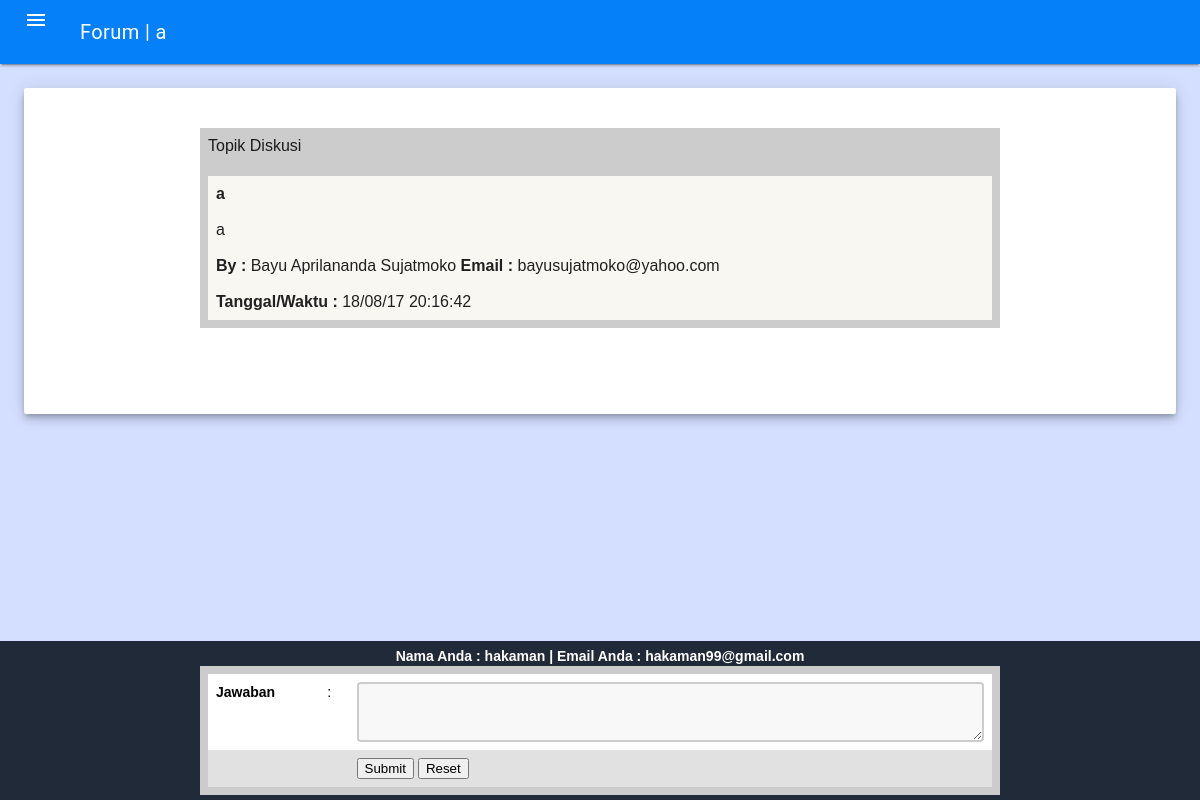
Screenshot of /view_topic_mhs.php?id=6 (signed in) with the database file from the repository.
### tables this page shows
CREATE TABLE `forum_question` (
  `id` int(255) NOT NULL,
  `topic` varchar(255) NOT NULL DEFAULT '',
  `detail` longtext NOT NULL,
  `name` varchar(65) NOT NULL DEFAULT '',
  `email` varchar(65) NOT NULL DEFAULT '',
  `datetime` varchar(25) NOT NULL DEFAULT '',
  `id_admin` int(15) NOT NULL,
  `view` int(4) NOT NULL DEFAULT '0',
  `reply` int(4) NOT NULL DEFAULT '0'
);

CREATE TABLE `mahasiswa` (
  `nim` varchar(15) NOT NULL,
  `img` varchar(255) NOT NULL,
  `nama` varchar(50) NOT NULL,
  `jurusan` varchar(50) NOT NULL,
  `fakultas` varchar(50) NOT NULL,
  `email` varchar(50) NOT NULL,
  `username` varchar(25) NOT NULL,
  `password` varchar(255) NOT NULL,
  `level` int(2) NOT NULL,
  `id_admin` int(15) NOT NULL
);

### view_topic_mhs.php (the view, shortened to what this page needs)
<!DOCTYPE html PUBLIC "-//W3C//DTD XHTML 1.0 Transitional//EN" "http://www.w3.org/TR/xhtml1/DTD/xhtml1-transitional.dtd">
<?php
$id=$_GET['id'];
$query="SELECT * FROM forum_question WHERE id='$id'";
$result=mysql_query($query);
while($record=mysql_fetch_array($result)){
?>
<html xmlns="http://www.w3.org/1999/xhtml">
<head>
<link rel="stylesheet" href="https://code.getmdl.io/1.2.1/material.indigo-pink.min.css">
<link rel="stylesheet" type="text/css" href="material.min.css"/>
<link rel="stylesheet" type="text/css" href="css/style.css">
  <link rel="stylesheet" type="text/css" href="css/slide.css">
</head>
<body bgcolor="#D4DFFF">
	<div class="mdl-layout mdl-js-layout mdl-layout--fixed-header">
    	<header class="mdl-layout__header" style="background-color:#0680F9">
        	<div class="mdl-layout__header-row" style="width: wrap">
                <span class="mdl-layout-title">Forum | <?=$record['topic']; ?></span>
            </div>
        </header>
        	<main class="mdl-layout__content" style="height:wrap">
            	<div class="page-content" style="min-height: 75vh;">
                	<div class="mdl-grid">
                    	<div class="mdl-cell mdl-cell--12-col"><div class="demo-updates mdl-card mdl-shadow--6dp mdl-cell mdl-cell--4-col mdl-cell--4-col-tablet mdl-cell--12-col-desktop">
                        <div style="margin:30px; padding-top:10px">
                        <table style="width: 800px" border="0" align="center" cellpadding="0" cellspacing="1" bgcolor="#CCCCCC">
                        <tr>
                        <td><table style="width: 100%" border="0" cellpadding="3" cellspacing="1" bordercolor="1" bgcolor="#FFFFFF">
                        <tr>Topik Diskusi</tr><br><br>
                        <tr>
                        <td bgcolor="#F8F7F1"><strong><?= $record['topic']; ?></strong></td>
                        </tr>
                        <tr>
                        <td bgcolor="#F8F7F1"><?= $record['detail']; ?></td>
                        </tr>
                        <tr>
                        <td bgcolor="#F8F7F1"><strong>By :</strong> <?= $record['name']; ?> <strong>Email : </strong><?= $record['email'];?></td>
                        </tr>
                        <tr>
                        <td bgcolor="#F8F7F1"><strong>Tanggal/Waktu : </strong><?= $record['datetime']; ?></td>
                        </tr>
                        </table></td>
                        </tr>
                        <?php } ?>
                    </table>
                    <BR>
                    </table><br>
                        </div>
                        </div>
                        </div>
                    </div>
                </div>
                </main>
          <div style="height: wrap">
          <footer style="background: #212a38">
              <center>
              <div style="padding: 5px;">
                  <?php
                        $username=$_SESSION['mahasiswa'];
                        $q=mysql_query("SELECT * FROM mahasiswa WHERE username='$username'");
                        while($res=mysql_fetch_array($q)){
                    ?>
                    <table style="width: 800px" border="0" align="center" cellpadding="0" cellspacing="1" bgcolor="#CCCCCC">
                        <label>
                            <strong>Nama Anda : <?= $res['nama']; ?> | Email Anda : <?= $res['email'];?></strong>
                        </label>
                        <tr>
                        <form name="form1" method="post" action="add_answer_mhs.php">
                        <td>
                        <table style="width: 100%" border="0" cellpadding="3" cellspacing="1" bgcolor="#FFFFFF">
                        <tr>
                        <td style="color: black" valign="top"><strong>Jawaban</strong></td>
                        <td style="color: black" valign="top">:</td>
                        <td><textarea name="a_answer" cols="45" rows="3" id="a_answer" style="height: 60px; color: black"></textarea></td>
                        </tr>
                        <tr>
                        <td>&nbsp;</td>
                        <td><input name="id" type="hidden" value="<?= $id; ?>"></td>
                        <td><input type="submit" name="Submit" value="Submit"> <input type="reset" name="Submit2" value="Reset"></td>
                        </tr>
                        </table>
                        </td>
                        </form>
                        </tr>
                    </table>
                    <?php
                        }
                    ?>
              </div>
          </footer>
          </div>
    </div>
</body>
</html>

### css/style.css (style rules this page uses)
* { box-sizing: border-box; }
html, body { margin: 0; font-family: Arial; }
textarea { width: 100%; height: 150px; padding: 12px 20px; box-sizing: border-box; border: 2px solid #ccc; border-radius: 4px; background-color: #f8f8f8; }
table { border-collapse: collapse; }
td { text-align: left; padding: 8px; }
tr:nth-child(even) { background-color: rgb(225,225,225); }
footer { text-align: center; background: #4256f4; color: white; }

### css/slide.css (style rules this page uses)
* { box-sizing:border-box }

### rows the page displays
forum_question: topic "a", detail "a", name "Bayu Aprilananda Sujatmoko", email "bayusujatmoko@yahoo.com", datetime "18/08/17 20:16:42"
mahasiswa: nama "hakaman", email "hakaman99@gmail.com"
